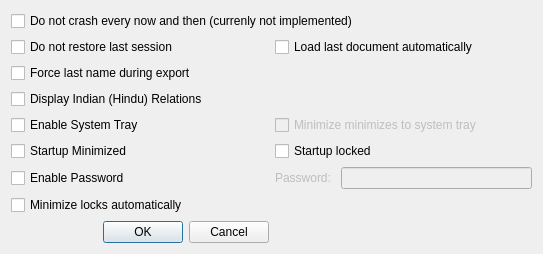
<?xml version="1.0" encoding="UTF-8"?>
<ui version="4.0">
 <author>Neeraj Jakhar</author>
 <class>MainPreferences</class>
 <widget class="QDialog" name="MainPreferences">
  <property name="geometry">
   <rect>
    <x>0</x>
    <y>0</y>
    <width>543</width>
    <height>242</height>
   </rect>
  </property>
  <property name="windowTitle">
   <string>Preferences for Familiar</string>
  </property>
  <layout class="QGridLayout" name="gridLayout_2">
   <item row="0" column="0" colspan="2">
    <widget class="QCheckBox" name="checkBoxDoNotCrash">
     <property name="text">
      <string>Do not crash every now and then (currenly not implemented)</string>
     </property>
    </widget>
   </item>
   <item row="1" column="0">
    <widget class="QCheckBox" name="checkBoxDoNotRestoreLastSession">
     <property name="text">
      <string>Do not restore last session</string>
     </property>
    </widget>
   </item>
   <item row="1" column="1">
    <widget class="QCheckBox" name="checkBoxLoadLastDocumentAutomatically">
     <property name="text">
      <string>Load last document automatically</string>
     </property>
    </widget>
   </item>
   <item row="2" column="0">
    <widget class="QCheckBox" name="checkBoxExportForceLastName">
     <property name="text">
      <string>Force last name during export</string>
     </property>
    </widget>
   </item>
   <item row="3" column="0">
    <widget class="QCheckBox" name="checkBoxDisplayIndianRelations">
     <property name="text">
      <string>Display Indian (Hindu) Relations</string>
     </property>
    </widget>
   </item>
   <item row="4" column="0">
    <widget class="QCheckBox" name="checkBoxEnableSystemTray">
     <property name="text">
      <string>Enable System Tray</string>
     </property>
    </widget>
   </item>
   <item row="4" column="1">
    <widget class="QCheckBox" name="checkBoxMimimizeMinimizesToSystemTray">
     <property name="enabled">
      <bool>false</bool>
     </property>
     <property name="text">
      <string>Minimize minimizes to system tray</string>
     </property>
    </widget>
   </item>
   <item row="5" column="0">
    <widget class="QCheckBox" name="checkBoxStartMinimized">
     <property name="text">
      <string>Startup Minimized</string>
     </property>
    </widget>
   </item>
   <item row="5" column="1">
    <widget class="QCheckBox" name="checkBoxStartLocked">
     <property name="text">
      <string>Startup locked</string>
     </property>
    </widget>
   </item>
   <item row="6" column="0">
    <widget class="QCheckBox" name="checkBoxEnablePassword">
     <property name="text">
      <string>Enable Password</string>
     </property>
    </widget>
   </item>
   <item row="6" column="1">
    <layout class="QGridLayout" name="gridLayout">
     <item row="0" column="0">
      <widget class="QLabel" name="labelPassword">
       <property name="enabled">
        <bool>false</bool>
       </property>
       <property name="text">
        <string>Password: </string>
       </property>
       <property name="buddy">
        <cstring>lineEditPassword</cstring>
       </property>
      </widget>
     </item>
     <item row="0" column="1">
      <widget class="QLineEdit" name="lineEditPassword">
       <property name="enabled">
        <bool>false</bool>
       </property>
       <property name="sizePolicy">
        <sizepolicy hsizetype="Expanding" vsizetype="Fixed">
         <horstretch>0</horstretch>
         <verstretch>0</verstretch>
        </sizepolicy>
       </property>
       <property name="echoMode">
        <enum>QLineEdit::Password</enum>
       </property>
      </widget>
     </item>
    </layout>
   </item>
   <item row="7" column="0">
    <widget class="QCheckBox" name="checkBoxMinimizeLocksAutomatically">
     <property name="text">
      <string>Minimize locks automatically</string>
     </property>
    </widget>
   </item>
   <item row="8" column="0">
    <widget class="QDialogButtonBox" name="buttonBox">
     <property name="orientation">
      <enum>Qt::Horizontal</enum>
     </property>
     <property name="standardButtons">
      <set>QDialogButtonBox::Cancel|QDialogButtonBox::Ok</set>
     </property>
    </widget>
   </item>
  </layout>
 </widget>
 <resources/>
 <connections>
  <connection>
   <sender>buttonBox</sender>
   <signal>accepted()</signal>
   <receiver>MainPreferences</receiver>
   <slot>accept()</slot>
   <hints>
    <hint type="sourcelabel">
     <x>252</x>
     <y>475</y>
    </hint>
    <hint type="destinationlabel">
     <x>157</x>
     <y>274</y>
    </hint>
   </hints>
  </connection>
  <connection>
   <sender>buttonBox</sender>
   <signal>rejected()</signal>
   <receiver>MainPreferences</receiver>
   <slot>reject()</slot>
   <hints>
    <hint type="sourcelabel">
     <x>320</x>
     <y>475</y>
    </hint>
    <hint type="destinationlabel">
     <x>286</x>
     <y>274</y>
    </hint>
   </hints>
  </connection>
  <connection>
   <sender>checkBoxEnablePassword</sender>
   <signal>toggled(bool)</signal>
   <receiver>labelPassword</receiver>
   <slot>setEnabled(bool)</slot>
   <hints>
    <hint type="sourcelabel">
     <x>127</x>
     <y>246</y>
    </hint>
    <hint type="destinationlabel">
     <x>182</x>
     <y>195</y>
    </hint>
   </hints>
  </connection>
  <connection>
   <sender>checkBoxEnablePassword</sender>
   <signal>toggled(bool)</signal>
   <receiver>lineEditPassword</receiver>
   <slot>setEnabled(bool)</slot>
   <hints>
    <hint type="sourcelabel">
     <x>30</x>
     <y>249</y>
    </hint>
    <hint type="destinationlabel">
     <x>163</x>
     <y>174</y>
    </hint>
   </hints>
  </connection>
  <connection>
   <sender>checkBoxEnableSystemTray</sender>
   <signal>toggled(bool)</signal>
   <receiver>checkBoxMimimizeMinimizesToSystemTray</receiver>
   <slot>setEnabled(bool)</slot>
   <hints>
    <hint type="sourcelabel">
     <x>112</x>
     <y>114</y>
    </hint>
    <hint type="destinationlabel">
     <x>402</x>
     <y>118</y>
    </hint>
   </hints>
  </connection>
 </connections>
 <designerdata>
  <property name="gridDeltaX">
   <number>10</number>
  </property>
  <property name="gridDeltaY">
   <number>10</number>
  </property>
  <property name="gridSnapX">
   <bool>true</bool>
  </property>
  <property name="gridSnapY">
   <bool>true</bool>
  </property>
  <property name="gridVisible">
   <bool>true</bool>
  </property>
 </designerdata>
</ui>
